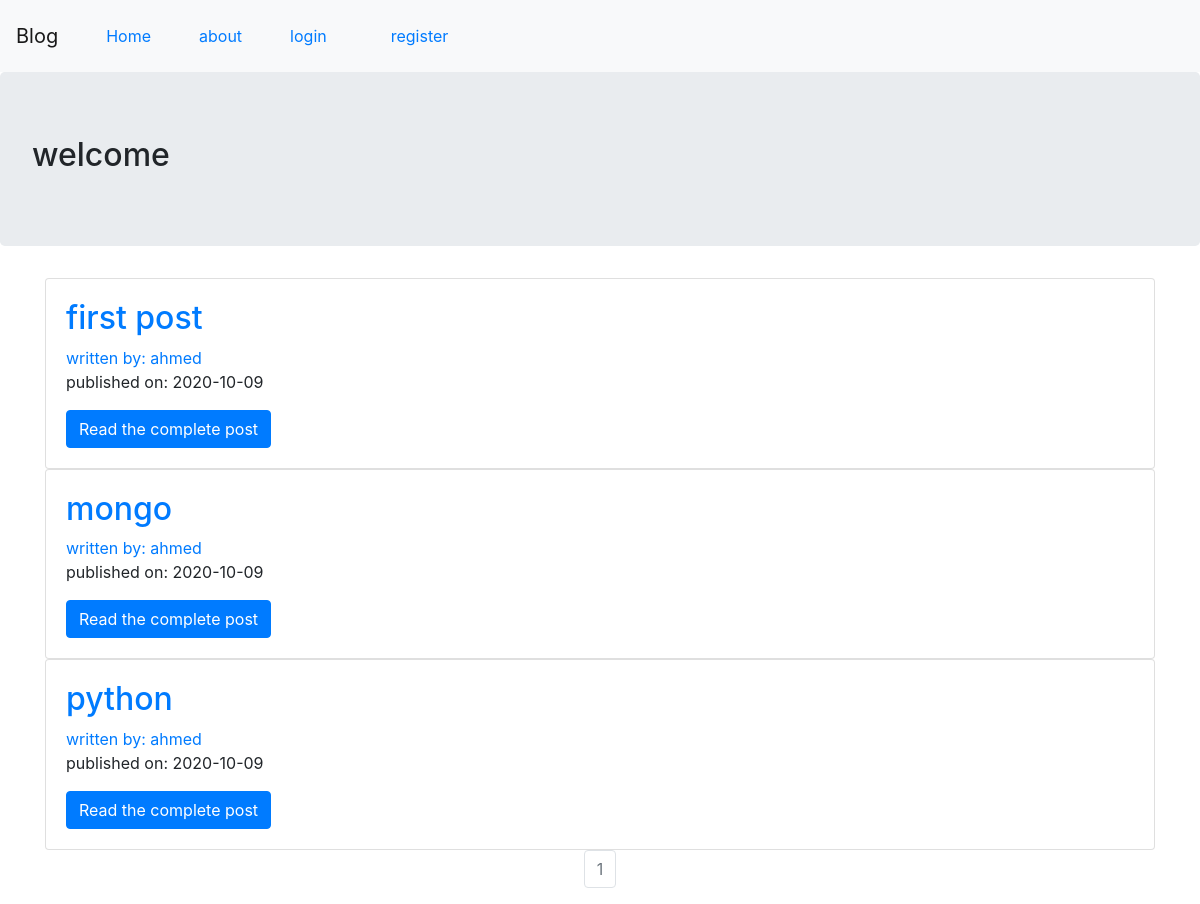
Before: / with the older database file.
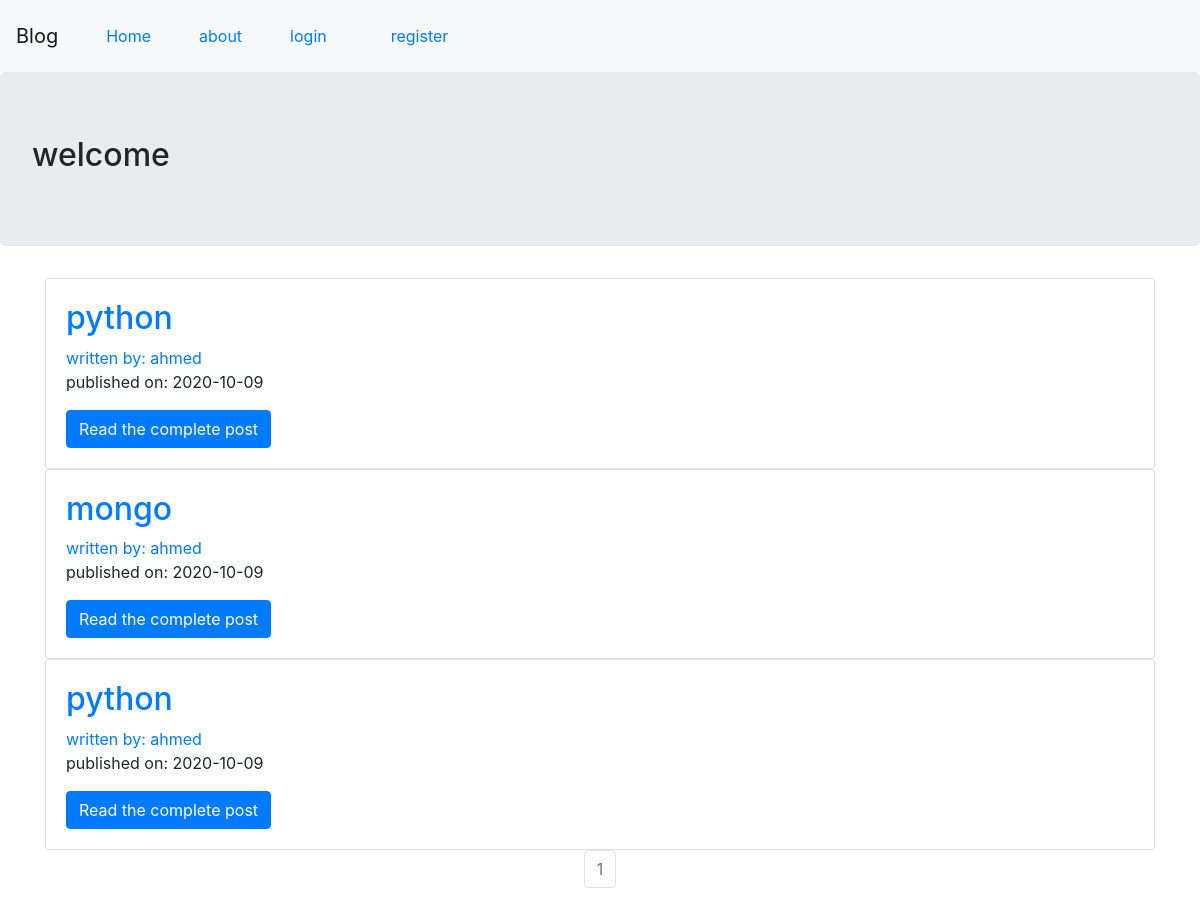
After: the same page with the newer database file.
### flask_blog/models.py (models this page shows, shortened)
class BlogPost(db.Model):
    users = db.relationship(User)
    id = db.Column(db.Integer, primary_key=True)
    user_id = db.Column(db.Integer, db.ForeignKey('users.id'), nullable=False)
    date = db.Column(db.DateTime, nullable=False, default=datetime.utcnow)
    title = db.Column(db.String(140), nullable=False)
    text = db.Column(db.Text, nullable=False)
    post_image = db.Column(db.String(20), nullable=False, default='default.png')

class User(db.Model, UserMixin):
    __tablename__ = 'users'
    id = db.Column(db.Integer, primary_key=True)
    profile_image = db.Column(db.String(20), nullable=False, default='default.png')
    email = db.Column(db.String(64), unique=True, index=True)
    username = db.Column(db.String(64), unique=True, index=True)
    password_hash = db.Column(db.String(128))
    posts = db.relationship('BlogPost', backref='author', lazy=True)

### flask_blog/core/views.py (the view)
@core.route('/')
def index():
    page = request.args.get('page', 1, type=int)
    blog_posts = BlogPost.query.order_by(BlogPost.date.desc()).paginate(page, per_page=5)
    return render_template('index.html', blog_posts=blog_posts)

### flask_blog/templates/index.html
{% extends 'base.html' %}
{% block content %}
    <div class="jumbotron">
        <h2>welcome</h2>
    </div>
    <div class="container">
        {% for post in blog_posts.items %}
            <div class="card">
              <div class="card-body">
                <h2><a class="card-title" href="{{ url_for('blog_posts.blog_post', blog_post_id=post.id) }}">{{ post.title }}</a></h2>
                <a href="{{ url_for('users.user_posts', username=post.author.username) }}">written by: {{ post.author.username }}</a>
                <p>published on: {{ post.date.strftime('%Y-%m-%d') }}</p>
                <a href="{{ url_for('blog_posts.blog_post', blog_post_id=post.id) }}" class="btn btn-primary">Read the complete post</a>
              </div>
            </div>
        {% endfor %}
    </div>
    <nav aria-label="Page Navigation ex">
        <ul class="pagination justify-content-center">
            {% for page_num in blog_posts.iter_pages(left_edge=1, right_edge=1, left_current=1,right_current=2) %}
                {% if blog_posts.page == page_num %}
                    <li class="page-item disabled">
                        <a class="page-link" href="{{ url_for('core.index', page=page_num) }}">{{ page_num }}</a>
                    </li>
                {% else %}
                    <li class="page-item ">
                        <a class="page-link" href="{{ url_for('core.index', page=page_num) }}">{{ page_num }}</a>
                    </li>
                {% endif %}
            {% endfor %}
        </ul>
    </nav>
{% endblock %}

Changed rows visible on the page:
removed BlogPost: title "first post", author.username "ahmed", date "2020-10-09"
added BlogPost: title "python", author.username "ahmed", date "2020-10-09"
